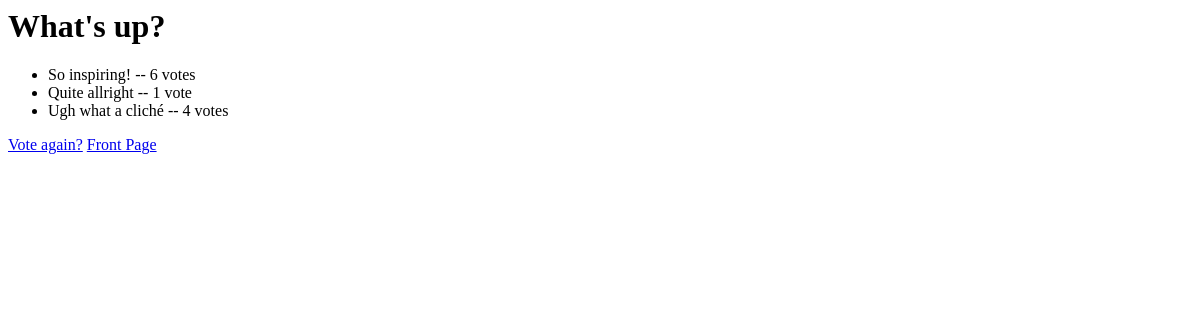
/1/results/, run on an earlier commit of the app's database.
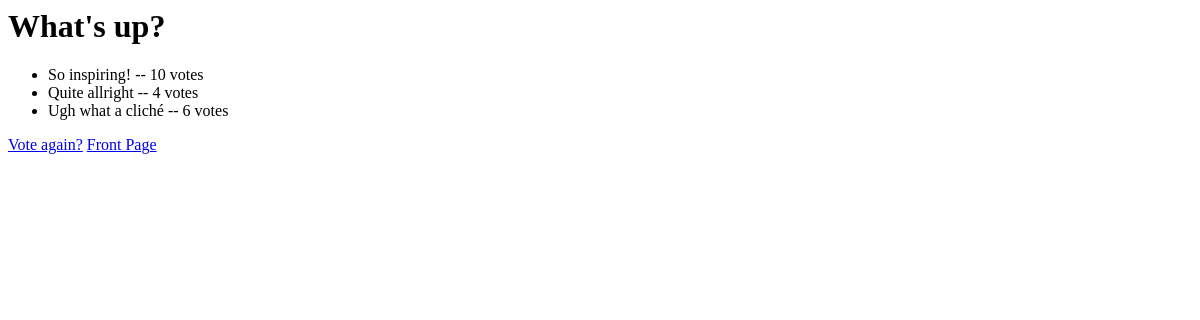
And on a later commit of the database.
### quotes/models.py (models this page shows, shortened)
class Question(models.Model):
    question_text = models.CharField(max_length=200)
    pub_date = models.DateTimeField('date published')

class Choice(models.Model):
    question = models.ForeignKey(Question, on_delete=models.CASCADE)
    choice_text = models.CharField(max_length=200)
    votes = models.IntegerField(default=0)

### quotes/views.py (the view)
# urls.py: path('<int:question_id>/results/', views.results, name='results'),
@csrf_exempt
def results(request, question_id):
    question = get_object_or_404(Question, pk=question_id)
    return render(request, 'quotes/results.html', {'question': question})

### quotes/templates/quotes/results.html
<h1>{{ question.question_text }}</h1>
<ul>
{% for choice in question.choice_set.all %}
    <li>{{ choice.choice_text }} -- {{ choice.votes }} vote{{ choice.votes|pluralize }}</li>
{% endfor %}
</ul>
<a href="{% url 'quotes:detail' question.id %}">Vote again?</a>
<a href="{% url 'quotes:index' %}">Front Page</a>

What changed in the data, as far as the page shows it:
changed Choice "So inspiring!": votes "6" → "10"
changed Choice "Quite allright": votes "1" → "4"
changed Choice "Ugh what a cliché": votes "4" → "6"
